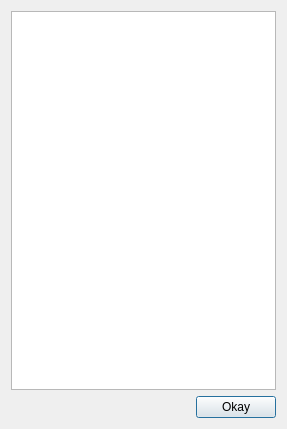
<?xml version="1.0" encoding="UTF-8"?>
<ui version="4.0">
 <class>AgentDialog</class>
 <widget class="QDialog" name="AgentDialog">
  <property name="geometry">
   <rect>
    <x>0</x>
    <y>0</y>
    <width>287</width>
    <height>429</height>
   </rect>
  </property>
  <property name="windowTitle">
   <string>Dialog</string>
  </property>
  <layout class="QVBoxLayout" name="verticalLayout">
   <item>
    <widget class="QTableWidget" name="tableWidget_Variables"/>
   </item>
   <item>
    <layout class="QHBoxLayout" name="horizontalLayout">
     <item>
      <spacer name="horizontalSpacer">
       <property name="orientation">
        <enum>Qt::Horizontal</enum>
       </property>
       <property name="sizeHint" stdset="0">
        <size>
         <width>40</width>
         <height>20</height>
        </size>
       </property>
      </spacer>
     </item>
     <item>
      <widget class="QPushButton" name="pushButton_Okay">
       <property name="text">
        <string>Okay</string>
       </property>
      </widget>
     </item>
    </layout>
   </item>
  </layout>
 </widget>
 <resources/>
 <connections/>
</ui>
